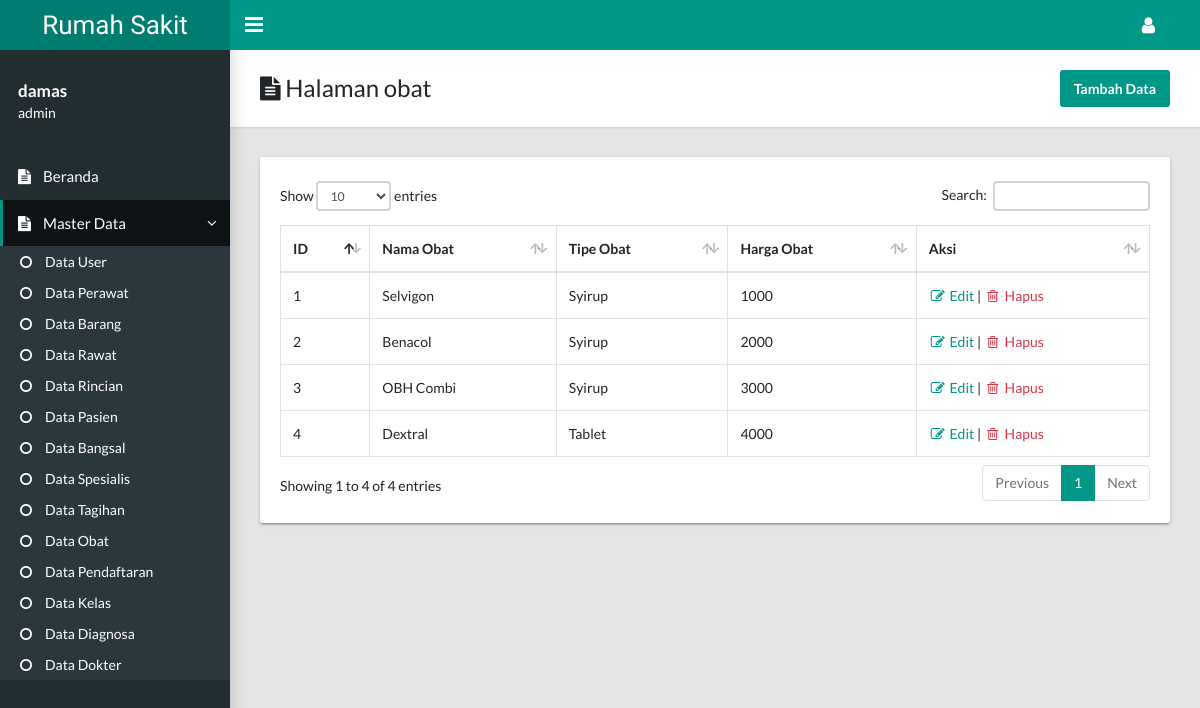
The page /obat (signed in) on the database its author committed.
### tables this page shows
CREATE TABLE `obat` (
  `id_obat` int(11) NOT NULL,
  `nama_obat` varchar(45) DEFAULT NULL,
  `tipe_obat` varchar(45) DEFAULT NULL,
  `harga_obat` int(11) NOT NULL
);

### app/core/Controler.php (called while the page is built, shortened)
<?php
class Controler{
	public function view($view, $data = [])
	{
		require_once 'app/views/' . $view . '.php';
	}
	public function model($model)
	{
		return new $model;
	}
}

### app/controlers/Obat.php (called while the page is built, shortened)
<?php
class obat extends Controler{
	public function index()
	{
		$data['judul'] = 'Halaman obat';
		$data['obat'] = $this->model('obat_model')->getDataobat();
		$this->view('obat/obat',$data);
	}
}

### app/core/App.php (called while the page is built, shortened)
<?php
class App{
	protected $method = 'index';
	protected $params = [];
	public function __construct()
	{
		$this->controler = new $this->controler;
		call_user_func_array([$this->controler,$this->method], $this->params);
	}
}

### index.php (called while the page is built, shortened)
<?php
$app = new App;

### app/core/Database.php (called while the page is built, shortened)
<?php
class Database{
	private $host = DB_HOST;
	private $user = DB_USER;
	private $pass = DB_PASS;
	private $db_name = DB_NAME;
	private $dbh;
	private $stm;
	public function __construct()
	{
		$dsn = 'mysql:host=' . $this->host. ';dbname=' . $this->db_name;
		try {
			$this->dbh = new PDO($dsn, $this->user, $this->pass);
		}catch(PDOException $e){
			die($e->getMessage());
		}
	}
	public function query($query)
	{
		$this->stm = $this->dbh->prepare($query);
	}
	public function execute()
	{
		$this->stm->execute();
	}
	public function resultSet()
	{
		$this->execute();
		return $this->stm->fetchAll(PDO::FETCH_ASSOC);
	}
}

### app/models/Obat_model.php (called while the page is built, shortened)
<?php
class Obat_model {
	private $table = 'obat';
	private $db;
	public function __construct()
	{
		$this->db = new Database;
	}
	public function getDataobat()
	{
		$this->db->query('SELECT * FROM '. $this->table);
		return $this->db->resultSet();
	}
}

### app/views/obat/obat.php (the view, shortened to what this page needs)
<main class="app-content">
      <div class="app-title">
        <div>
          <h1><i class="fa fa-file-text"></i> <?= $data['judul'] ?></h1>
        </div>
        <ul class="app-breadcrumb breadcrumb">
            <button type="button" class="btn btn-primary" data-toggle="modal" data-target="#modalBox">
              Tambah Data
            </button>
        </ul>
      </div>
      <div class="row">
        <div class="col-md-12">
          <div class="tile">
            <div class="tile-body">
              <div class="mb-1">
              </div>
              <table class="table table-hover table-bordered" id="tabel">
                  <thead>
                    <tr>
                      <th>ID</th>
                      <th>Nama Obat</th>
                      <th>Tipe Obat</th>
                      <th>Harga Obat</th>
                      <th>Aksi</th>
                    </tr>
                  </thead>
                  <tbody>
                  <?php foreach ($data['obat'] as $obat): ?>
                    <tr>
                      <td><?php echo $obat['id_obat']; ?></td>
                      <td><?php echo $obat['nama_obat']; ?></td>
                      <td><?php echo $obat['tipe_obat']; ?></td>
                      <td><?php echo $obat['harga_obat']; ?></td>
                      <td>
                        <a href="<?= BASEURL .'obat/ubah/' . $obat['id_obat'];  ?>">
                          <i class="fa fa-pencil-square-o fa-fw"></i> Edit
                        </a>
                        |
                        <a href="<?= BASEURL .'obat/hapus/' . $obat['id_obat'];  ?>" class="text-danger peringatan">
                          <i class="fa fa-trash-o fa-fw"></i> Hapus
                        </a>
                      </td>
                    </tr>
                   <?php endforeach ?>
                   </tbody>
                </table>
            </div>
          </div>
        </div>
      </div>

### rows shown on the page
obat: id_obat "1", nama_obat "Selvigon", tipe_obat "Syirup", harga_obat "1000"
obat: id_obat "2", nama_obat "Benacol", tipe_obat "Syirup", harga_obat "2000"
obat: id_obat "3", nama_obat "OBH Combi", tipe_obat "Syirup", harga_obat "3000"
obat: id_obat "4", nama_obat "Dextral", tipe_obat "Tablet", harga_obat "4000"

### other values the page prints
APLIKASI "Rumah Sakit"
$_SESSION['user']['username'] "damas"
$_SESSION['user']['level'] "admin"
$data['judul'] "Halaman obat"
